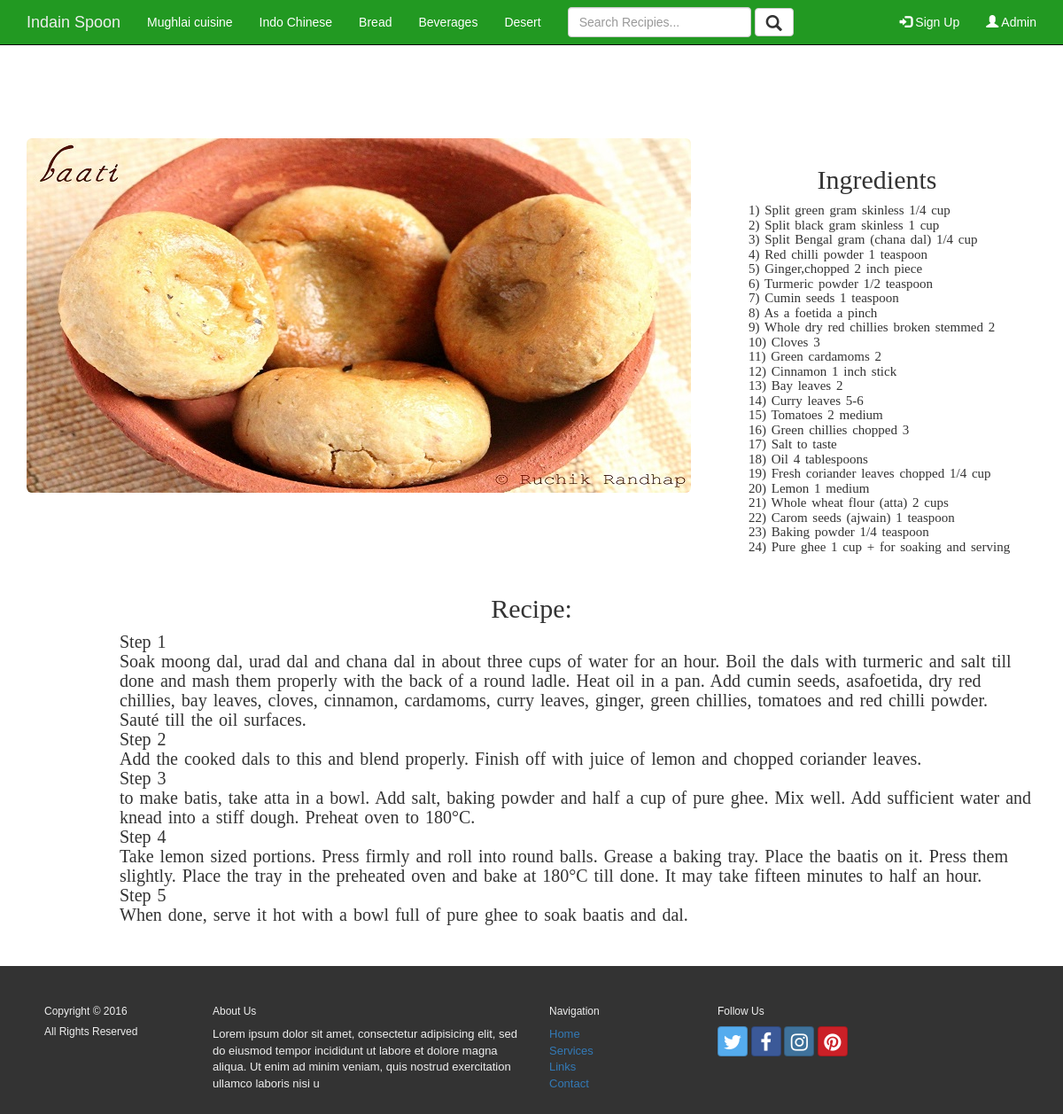
The app's page /index.php?page=item&recipeID=25 with its own data.
### tables this page shows
CREATE TABLE IF NOT EXISTS `category` (
  `categoryID` int(2) NOT NULL,
  `name` varchar(30) NOT NULL
);

CREATE TABLE IF NOT EXISTS `stock` (
  `recipeID` int(2) NOT NULL,
  `name` varchar(100) NOT NULL,
  `categoryID` int(2) NOT NULL,
  `thumbnail` varchar(50) NOT NULL,
  `ingriedent` varchar(1000) NOT NULL,
  `method` varchar(3000) NOT NULL
);

### nav.php (called while the page is built)
<?php
include 'connect.php';
$query="select * from category";
$result=mysqli_query($connection,$query) or die ("error querying".mysqli_error());
?>

### item.php (the view, shortened to what this page needs)
<html>
<head>
</head>
<body>
<?php
$query="select * from stock where recipeID=".$_GET['recipeID'];
$result =mysqli_query($connection,$query)or die("error querying");
foreach($result as $desc)
{
	?>
	<div class="row">
  <div class="col-lg-6">
  <div class="heading">
  <?php echo "<h1>".$desc['name']."</h1>"; ?>
  </div>
  </div>
 </div>
 <div class="row">
     <div class="col-lg-8" >
              <div class="h2">
               <img src="images2/<?php echo $desc['thumbnail']?>"  class="img-responsive img-rounded">
            </div>
     </div>
    <div class="col-lg-4">
              <div class="h2">
              <div class="head">
               <h2>Ingredients</h2>
               </div>
              <div class="item2">
              <?php echo "<p>".$desc['ingriedent']."</p>";?>
              </div>
            </div>
     </div>
 </div>
 <div class="row">
    <div class="col-lg-12">
        <div class="h3">
        <h2>Recipe:</h2>
         <div class="item1">
             <?php  echo "<p>".$desc['method']."</p>";?>
              </div>
        </div>
    </div>
 </div>
<?php
}
?>
</body>
</html>

### header.php (shortened to what this page needs)
<?php include 'nav.php'; ?>
 <div class="navbar navbar-inverse navbar-fixed-top navbar-custom">
       <div class="container">
           <div class="navbar-header">
              <a class="navbar-brand" href="index.php">Indain Spoon</a>
              </div>
              <div class="collapse navbar-collapse" id="myNavbar">
             <ul class="nav navbar-nav">
             <?php
                       foreach($result as $key)
                        echo "<li><a href='index.php?page=category&categoryID=".$key['categoryID']."'>".$key['name']."</a></li>";
             ?>
             </ul>
                     <form class="navbar-form pull-left responsive" method="post" action="index.php?page=search">
              <input type="text" class="form-control" placeholder="Search Recipies..." id="searchInput" name="search">
              <button type="submit" class="btn btn-default">
              <span class="glyphicon glyphicon-search" style="font-size:1.3em;"></span></button>
            </form>
            <ul class="nav navbar-nav navbar-right">
      <li><a href="#"><span class="glyphicon glyphicon-log-in"></span> Sign Up</a></li>
      <li><a href="index.php?page=admin"><span class="glyphicon glyphicon-user"></span> Admin </a></li>
    </ul>
           </div>
       </div>
   </div>

### style.css (style rules this page uses)
.navbar-custom { background-color:#229922; color:#ffffff; }
.navbar-custom .navbar-nav > li > a { color:#fff; }
.navbar-custom .navbar-brand { color:#eeeeee; }
body { background:url(back1.jpg); -webkit-font-smoothing: antialiased; text-rendering: optimizelegibility; font-family:Arial, Helvetica, sans-serif; }
.h2 { text-align: center; min-height: 400px; border-radius: 10px; background-color: white; }
.h3 { min-height: 400px; border-radius: 10px; text-align: center; background-color: white; }
.item2 { margin-left: 30px; text-align:left; word-spacing: 2px; font-size:15px; padding: 5px; padding-top: 0px; font-family: serif; }
.item1 { margin-left: 100px; text-align:left; word-spacing: 2px; font-size:20px; padding: 5px; padding-top: 0px; font-family: serif; }
.head { padding-top: 10px; text-align: center; }
.heading { margin-top: 60px; min-height: 50px; text-align: center; padding-top: 1px; font-family: "Monotype Corsiva"; }
h1 { font-family: "Monotype Corsiva"; text-align: center; font-size: 50px; color: white; margin-top: 10px; }
h2 { font-family:"sans-serif"; }

### records on screen
category: name "Mughlai cuisine"
category: name "Indo Chinese"
category: name "Bread"
category: name "Beverages"
category: name "Desert"
stock: thumbnail (picture), ingriedent "1) Split green gram skinless 1/4 cup 2) Split black gram skinless 1 cup 3) Split Bengal gram (chana dal) 1/4 cup 4) Red chilli powder 1 teaspoon 5) Ginger,chopped 2 inch piece 6) Turmeric powder 1/2 teaspoon 7) Cumin seeds 1 teaspoon 8) As a foetida a pinch 9) Whole dry red chillies broken stemmed 2 10) Cloves 3 11) Green cardamoms 2 12) Cinnamon 1 inch stick 13) Bay leaves 2 14) Curry leaves 5-6 15) Tomatoes 2 medium 16) Green chillies chopped 3 17) Salt to taste 18) Oil 4 tablespoons 19) Fresh coriander leaves chopped 1/4 cup 20) Lemon 1 medium 21) Whole wheat flour (atta) 2 cups 22) Carom seeds (ajwain) 1 teaspoon 23) Baking powder 1/4 teaspoon 24) Pure ghee 1 cup + for soaking and…", method "Step 1 Soak moong dal, urad dal and chana dal in about three cups of water for an hour. Boil the dals with turmeric and salt till done and mash them properly with the back of a round ladle. Heat oil in a pan. Add cumin seeds, asafoetida, dry red chillies, bay leaves, cloves, cinnamon, cardamoms, curry leaves, ginger, green chillies, tomatoes and red chilli powder. Sauté till the oil surfaces. Step 2 Add the cooked dals to this and blend properly. Finish off with juice of lemon and chopped coriander leaves. Step 3 to make batis, take atta in a bowl. Add salt, baking powder and half a cup of pure ghee. Mix well. Add sufficient water and knead into a stiff dough. Preheat oven to 180°C. Step 4…"
